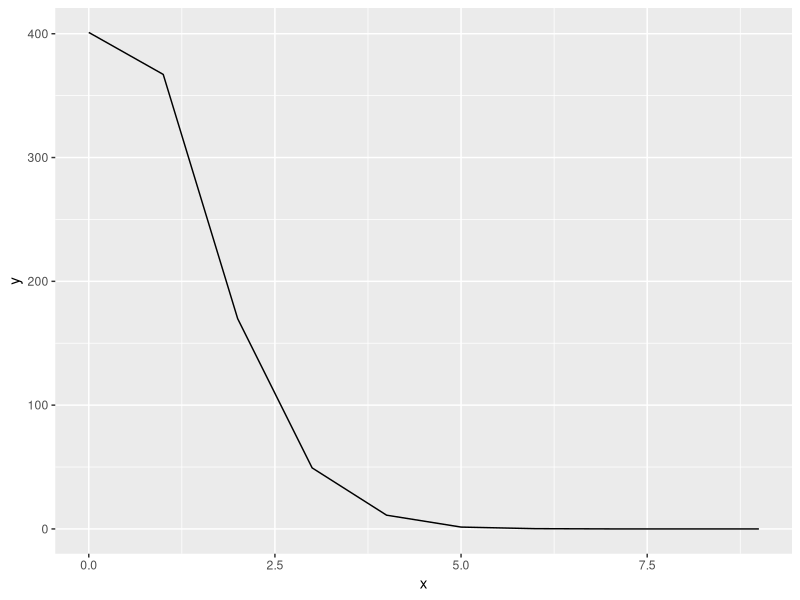

Generate this figure with R:
library(ggplot2)
rm(list=ls())



data = read.csv("160641483882148_Populations.txt", sep = "\t", head= F )

time = unlist(data$V1)

data = data[-1]
data = data[-ncol(data)]

i = 10

	x = c(0:9)
	y = unlist(data[i, ])
	
	data = data.frame(x,y)

	graph = ggplot(data, aes(x, y)) + geom_line()
